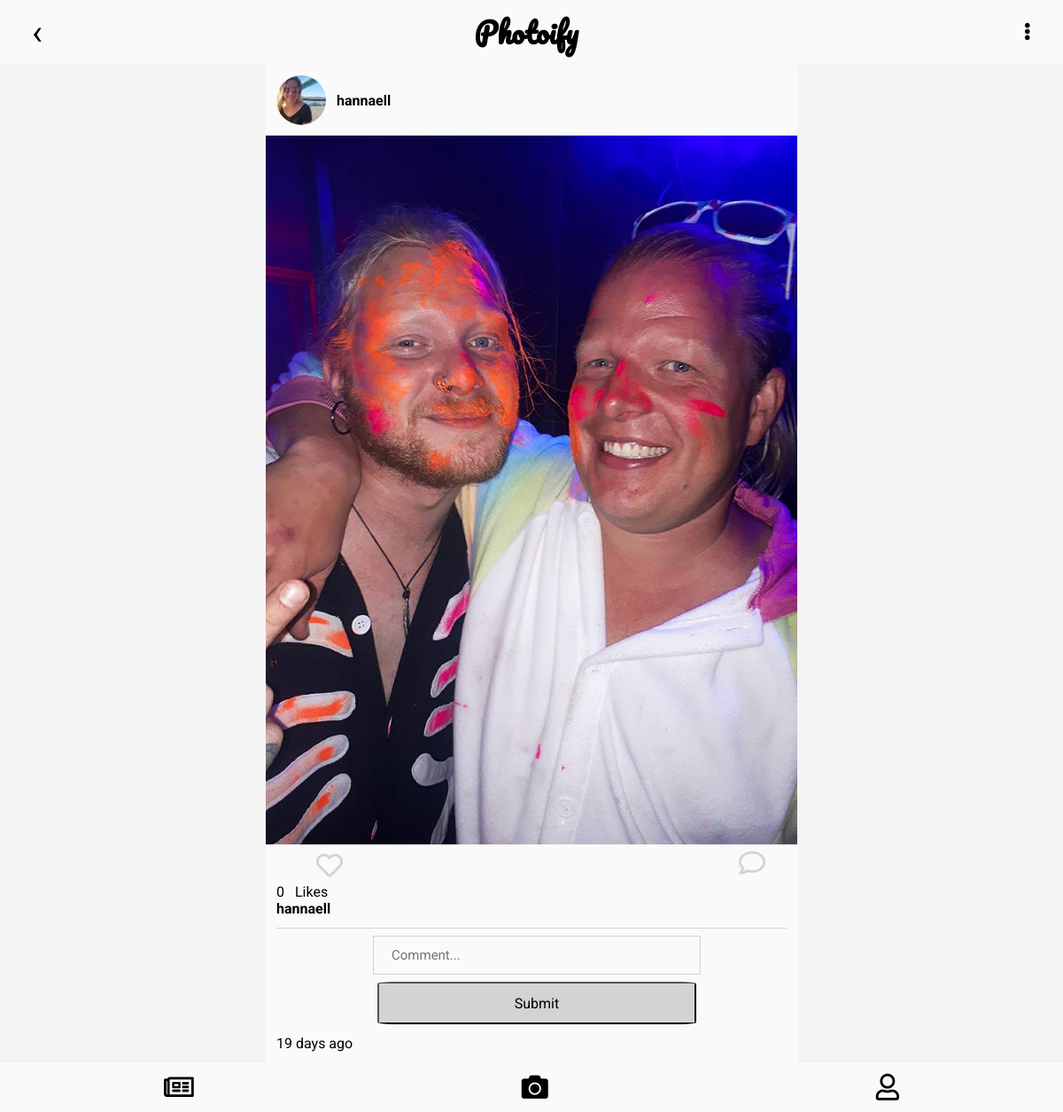
The page /comments.php?post_id=15 (signed in) on the database as committed earlier.
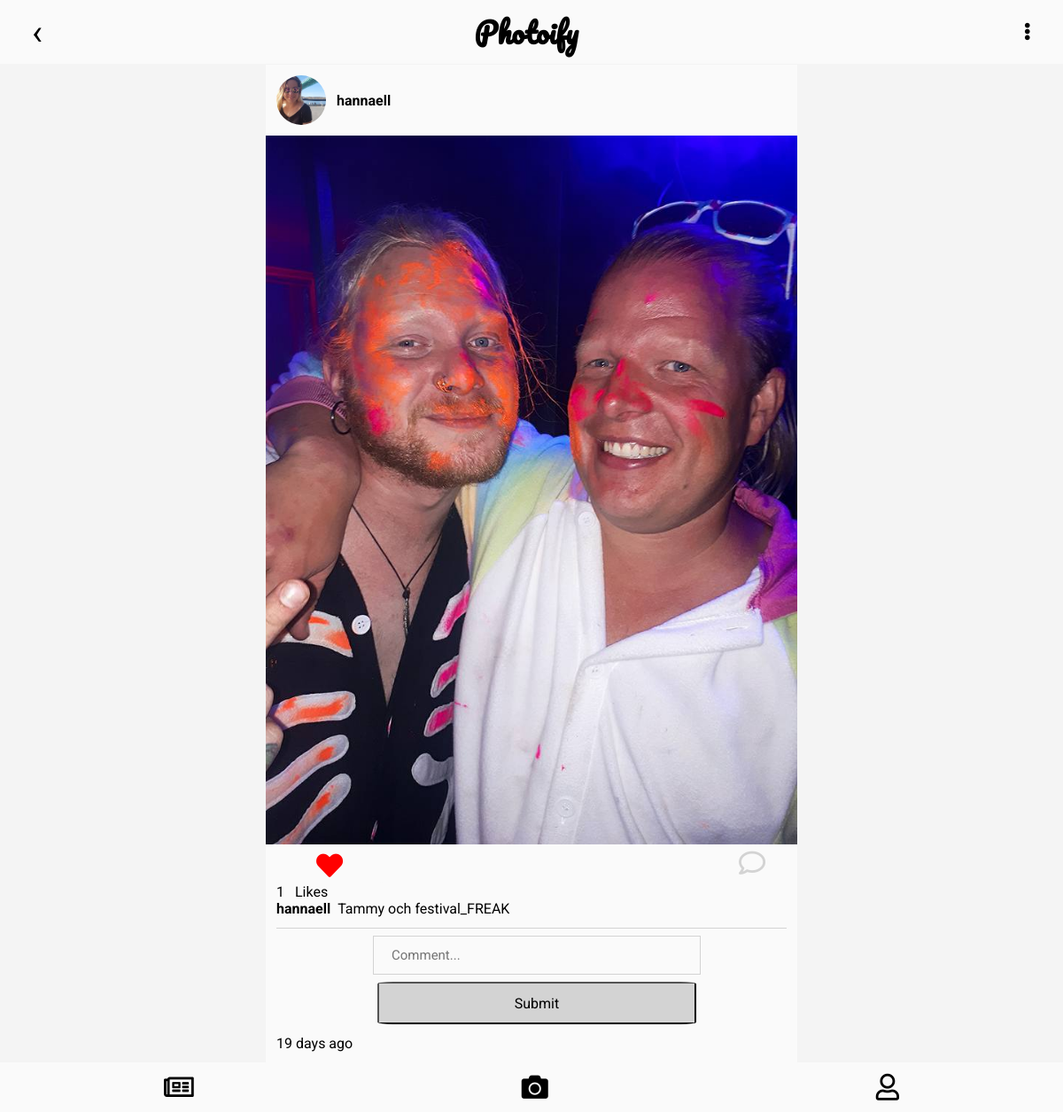
The same page on the database as committed later.
### tables this page shows
CREATE TABLE "posts" (
	`id`	INTEGER NOT NULL PRIMARY KEY AUTOINCREMENT UNIQUE,
	`user_id`	INTEGER NOT NULL,
	`content`	BLOB NOT NULL,
	`description`	TEXT NOT NULL,
	`created_at`	TEXT NOT NULL,
	`updated_at`	TEXT
);

CREATE TABLE "users" (
	`id`	INTEGER NOT NULL PRIMARY KEY AUTOINCREMENT UNIQUE,
	`first_name`	TEXT NOT NULL,
	`last_name`	TEXT NOT NULL,
	`email`	TEXT NOT NULL,
	`password`	TEXT NOT NULL,
	`created_at`	TEXT NOT NULL,
	`updated_at`	TEXT,
	`username`	TEXT NOT NULL,
	`profile_picture`	BLOB,
	`biography`	TEXT
);

### app/functions.php (called while the page is built, shortened)
<?php
function countLikes(int $postId, object $pdo): array
{
    $statement = $pdo->prepare(
        'SELECT COUNT(*) as likes FROM likes WHERE post_id = :post_id'
    );
    $statement->bindParam(':post_id', $postId, PDO::PARAM_INT);
    $statement->execute();
    return $statement->fetchAll(PDO::FETCH_ASSOC);
}
function getTime(int $time): string
{
    if ($time < (60*60)) {
        return date('i', $time)." minutes ago";
    } elseif ($time > 60*60 && $time < 60*60*24) {
        return date('H', $time)." hours ago";
    } elseif ($time > 60*60*24 && $time < 60*60*24*7) {
        return date('d', $time)." days ago";
    } else {
        return date('d', $time)." days ago";
    }
}

### comments.php (the view, shortened to what this page needs)
<?php
require __DIR__.'/views/header.php';
?>
<?php if (isset($_SESSION['logedin'])): ?>
    <?php
    $id = (int)$_SESSION['logedin']['id'];
    $postId = filter_var($_GET['post_id'], FILTER_SANITIZE_STRING);;
    $statement = $pdo->prepare(
        'SELECT p.id as post_id, p.content, p.description, p.created_at, p.updated_at,
        u.username, u.id as user_id, u.profile_picture
        FROM posts p INNER JOIN users u WHERE u.id = p.user_id AND p.id = :post_id'
    );
    $statement->bindParam(':post_id', $postId, PDO::PARAM_INT);
    $statement->execute();
    $user = $statement->fetch(PDO::FETCH_ASSOC);
    $statement = $pdo->prepare(
        'SELECT content, description, created_at, updated_at, user_id
        FROM posts WHERE id = :id'
    );
    $statement->bindParam(':id', $postId, PDO::PARAM_STR);
    $statement->execute();
    $postImg = $statement->fetch(PDO::FETCH_ASSOC);
    $statement = $pdo->prepare(
        'SELECT * FROM likes WHERE user_id = :user_id AND post_id = :post_id;'
    );
    $statement->bindParam(':user_id', $id, PDO::PARAM_INT);
    $statement->bindParam(':post_id', $postId, PDO::PARAM_INT);
    $statement->execute();
    $liked = $statement->fetch(PDO::FETCH_ASSOC);
    $countLikes = countLikes($postId, $pdo);
    $ago = getTime(time()-strtotime($user['created_at']));
    ?>
        <div class="postComments">
            <div class="post" data-id="<?php echo $postId; ?>">
            <div class="card">
                <div class="account">
                    <img class="profilePictureFeed" src="/app/images/<?php echo $user['profile_picture']; ?>" alt="Profile Picture">
                    <a class="" href="/profileuser.php?user_id=<?= $posts['user_id']?>">
                    <p class="userFeed"><?php echo $user['username']; ?></p></a>
                </div>
                <div class="uploadedPicture">
                    <img class="photoFeed" src="/app/images/<?php echo $postImg['content']; ?>" alt="Image">
                </div>
                <div class="container">
                    <div class="likeButton">
                        <form method="post" class="likeFormFeed" >
                            <button class="hart" type="submit">
                                <?php if ($liked): ?>
                                    <span class="redHart">
                                        <i class="fas fa-heart" aria-hidden="true"></i>
                                    </span>
                                <?php else: ?>
                                    <span class="hartIconFeed">
                                        <i class="far fa-heart" aria-hidden="true"></i>
                                    </span>
                                <?php endif; ?>
                            </button>
                        </form>
                        <div class="">
                            <span class="commentIcon">
                                <i class="far fa-comment"></i>
                            </span>
                        </div>
                    </div>
                    <div class="likesComments">
                        <?php foreach ($countLikes as $countLike): ?>
                            <p class="likeCounterFeed"><?php echo $countLike['likes']; ?></p>
                            <p class="likesFeed">Likes</p>
                        <?php endforeach; ?>
                    </div>
                    <div class="description">
                        <a class="" href="/profileuser.php?user_id=<?= $user['user_id']?>">
                        <p class="userFeed"><?php echo $user['username']; ?></p></a>
                        <p class="descriptionFeed"><?php echo $postImg['description']; ?></p>
                    </div>
                    <form class="addComment" action="/comments.php?post_id=<?php echo $postId?>" method="post">
                        <div class="formComment">
                            <input class="inputComments" type="text" name="comment" placeholder="Comment..." required>
                            <button class="buttonComment" type="submit">Submit</button>
                        </div>
                    </form>
                    <div class="uploadedTime">
                        <p class="uploadedFeed"><?php echo $ago; ?></p>
                    </div>
                 </div>
            </div>
        </div>
    </div>
    <?php else: redirect('/login.php'); ?>
<?php endif; ?>
<?php require __DIR__.'/views/footer.php'; ?>

Rows that differ between the two databases and show on the page:
changed posts "hannaell": description (not shown) → "Tammy och festival_FREAK"
Other text that changed with them:
new list line: "1 Likes"
list line gone: "0 Likes"
